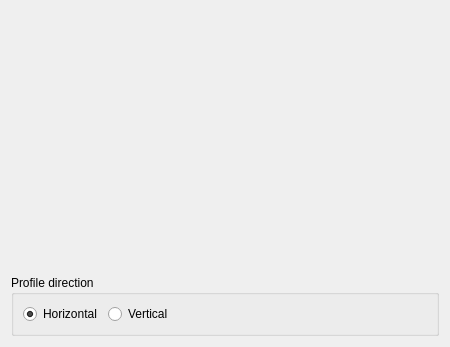
<?xml version="1.0" encoding="UTF-8"?>
<ui version="4.0">
 <class>ImgViewerProfileDialog</class>
 <widget class="QDialog" name="ImgViewerProfileDialog">
  <property name="geometry">
   <rect>
    <x>0</x>
    <y>0</y>
    <width>450</width>
    <height>347</height>
   </rect>
  </property>
  <property name="windowTitle">
   <string>Profile plot</string>
  </property>
  <layout class="QVBoxLayout" name="verticalLayout_2">
   <item>
    <widget class="QtAddons::PlotWidget" name="widget_plot" native="true">
     <property name="sizePolicy">
      <sizepolicy hsizetype="MinimumExpanding" vsizetype="Expanding">
       <horstretch>0</horstretch>
       <verstretch>0</verstretch>
      </sizepolicy>
     </property>
     <property name="minimumSize">
      <size>
       <width>0</width>
       <height>250</height>
      </size>
     </property>
    </widget>
   </item>
   <item>
    <layout class="QHBoxLayout" name="horizontalLayout">
     <item>
      <widget class="QGroupBox" name="groupBox">
       <property name="sizePolicy">
        <sizepolicy hsizetype="Preferred" vsizetype="Fixed">
         <horstretch>0</horstretch>
         <verstretch>0</verstretch>
        </sizepolicy>
       </property>
       <property name="title">
        <string>Profile direction</string>
       </property>
       <layout class="QHBoxLayout" name="horizontalLayout_2">
        <item>
         <widget class="QRadioButton" name="radioButton_horizontal">
          <property name="sizePolicy">
           <sizepolicy hsizetype="Minimum" vsizetype="MinimumExpanding">
            <horstretch>0</horstretch>
            <verstretch>0</verstretch>
           </sizepolicy>
          </property>
          <property name="text">
           <string>Horizontal</string>
          </property>
          <property name="checked">
           <bool>true</bool>
          </property>
         </widget>
        </item>
        <item>
         <widget class="QRadioButton" name="radioButton_vertical">
          <property name="sizePolicy">
           <sizepolicy hsizetype="Minimum" vsizetype="MinimumExpanding">
            <horstretch>0</horstretch>
            <verstretch>0</verstretch>
           </sizepolicy>
          </property>
          <property name="text">
           <string>Vertical</string>
          </property>
         </widget>
        </item>
        <item>
         <spacer name="horizontalSpacer">
          <property name="orientation">
           <enum>Qt::Horizontal</enum>
          </property>
          <property name="sizeHint" stdset="0">
           <size>
            <width>40</width>
            <height>20</height>
           </size>
          </property>
         </spacer>
        </item>
       </layout>
      </widget>
     </item>
    </layout>
   </item>
  </layout>
 </widget>
 <customwidgets>
  <customwidget>
   <class>QtAddons::PlotWidget</class>
   <extends>QWidget</extends>
   <header location="global">plotwidget.h</header>
   <container>1</container>
  </customwidget>
 </customwidgets>
 <resources/>
 <connections/>
</ui>
